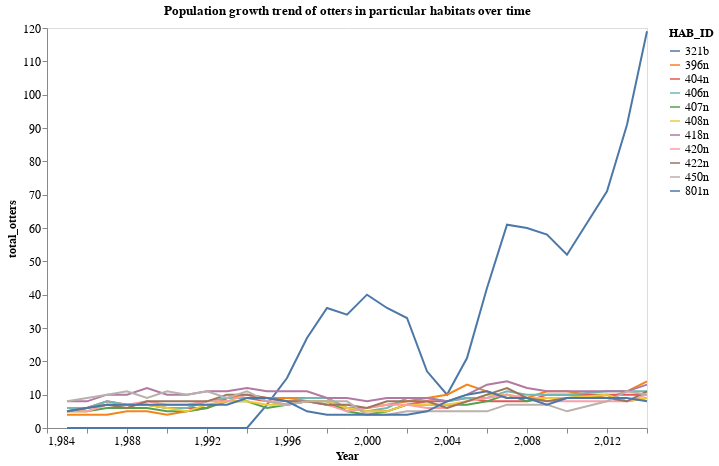

Notebook code cell kept with this figure:
### Markdown cell above
We plot the population growth trend of otters over years for habitats where minimum otter count is 200.

### Code cell
habitat_plot_over_years(hab_groups, threshold=200)

### Figure 1 — Vega-Lite specification as saved in the notebook (floating-point values rounded to 4 significant figures; data arrays with more than 128 entries replaced by an {"elided": "..."} marker saying what was removed)
{"config": {"view": {"continuousWidth": 400, "continuousHeight": 300}, "axis": {"grid": false, "labelFontSize": 12, "titleFontSize": 12}, "legend": {"labelFontSize": 12, "titleFontSize": 12}, "title": {"fontSize": 13}}, "data": {"name": "data-bd8018808989d14e74a824c8c7134bb0"}, "mark": "line", "encoding": {"color": {"type": "nominal", "field": "HAB_ID"}, "x": {"type": "quantitative", "field": "Year"}, "y": {"type": "quantitative", "field": "total_otters"}}, "height": 400, "title": ["Population growth trend of otters in particular habitats over time"], "width": 600, "$schema": "https://vega.github.io/schema/vega-lite/v4.8.1.json", "datasets": {"data-bd8018808989d14e74a824c8c7134bb0": {"elided": "319 records"}}}
